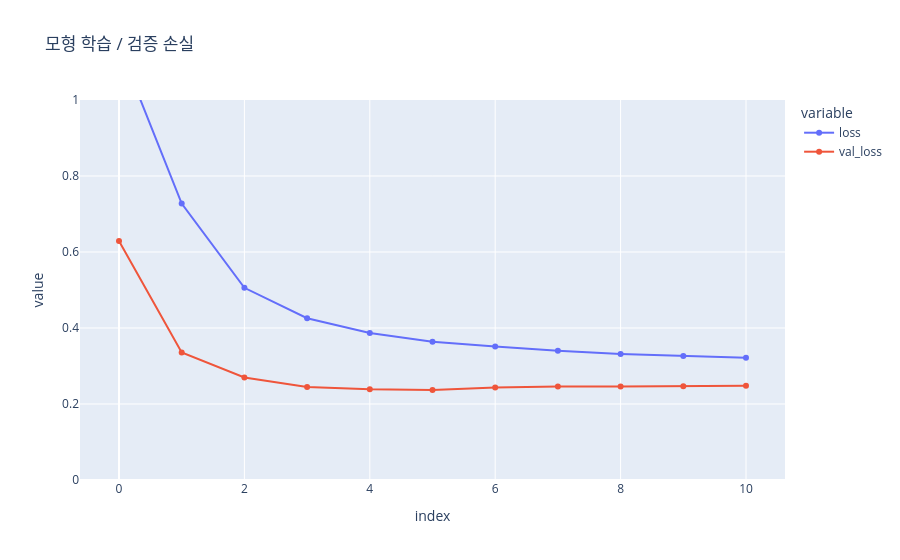

Notebook cell for this chart:
### Code cell
# Stack GRU 평가


Eval_func(model_Stack, history_stack)


# → 순환층을 2겹 쌓은 모델의 학습·평가 성능표와 손실 그래프를 보겠다

### Figure 1 — Plotly figure (JSON) as saved in the notebook; plotly's stock layout.template omitted (floating-point values rounded to 4 significant figures)
{"data": [{"hovertemplate": "variable=loss<br>index=%{x}<br>value=%{y}<extra></extra>", "legendgroup": "loss", "line": {"color": "#636efa", "dash": "solid"}, "marker": {"symbol": "circle"}, "mode": "lines+markers", "name": "loss", "orientation": "v", "showlegend": true, "type": "scatter", "x": [0, 1, 2, 3, 4, 5, 6, 7, 8, 9, 10], "xaxis": "x", "y": [1.142, 0.7275, 0.5058, 0.4258, 0.3867, 0.3637, 0.3514, 0.3399, 0.3315, 0.3261, 0.3219], "yaxis": "y"}, {"hovertemplate": "variable=val_loss<br>index=%{x}<br>value=%{y}<extra></extra>", "legendgroup": "val_loss", "line": {"color": "#EF553B", "dash": "solid"}, "marker": {"symbol": "circle"}, "mode": "lines+markers", "name": "val_loss", "orientation": "v", "showlegend": true, "type": "scatter", "x": [0, 1, 2, 3, 4, 5, 6, 7, 8, 9, 10], "xaxis": "x", "y": [0.629, 0.3357, 0.2698, 0.2445, 0.2386, 0.2368, 0.2437, 0.246, 0.2459, 0.2467, 0.2482], "yaxis": "y"}], "layout": {"legend": {"title": {"text": "variable"}, "tracegroupgap": 0}, "title": {"text": "모형 학습 / 검증 손실"}, "xaxis": {"anchor": "y", "domain": [0, 1], "title": {"text": "index"}}, "yaxis": {"anchor": "x", "domain": [0, 1], "range": [0, 1], "title": {"text": "value"}}}}
